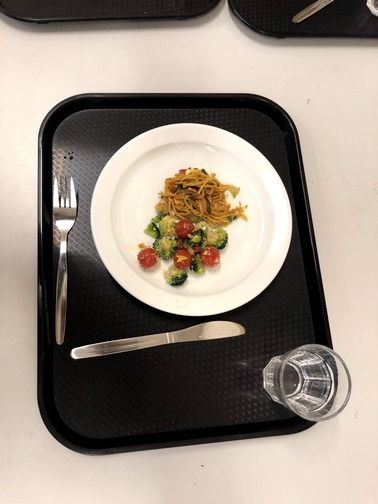
#> input picture training-files504-all/dataset/train/002-11.jpg, 378 x 504 px; its folder holds only this picture in this run
$ python circle-detector.py
#> lines starting #> are read from the running program, lines starting #| are printed output that depends on the picture; after the words box and inside, x2 and y2 are one past the last pixel; in counts of white or black regions, pixels touching at a corner belong together
# import the necessary packages
import numpy as np
import argparse
import math
import os, glob
import cv2


GRID_SIZE=16


def draw_grid(img, cx, cy, cr, grid_size=GRID_SIZE, use_intersect=True):
    start_x = cx - cr
    start_y = cy - cr
    num_boxes = int(2 * cr / GRID_SIZE)
    for i in range(0, num_boxes):
        x1 = start_x + i * grid_size
        x2 = x1 + grid_size
        for j in range(0, num_boxes):
            y1 = start_y + j * grid_size
            y2 = y1 + grid_size
            print("Checking: (%d, %d) --> (%d, %d)" % (x1, y1, x2, y2))
            if not use_intersect or intersect(cx, cy, cr, x1, y1, grid_size, grid_size):
                cv2.rectangle(img, (x1, y1), (x2, y2), (0, 128, 255), 0)


def intersect(cx, cy, cr, rx, ry, rw, rh):
    # return circle_x < rect_x + circle_radius and circle_x + rect_width > rect_x and circle_y < rect_y + circle_radius and rect_height + circle_y > rect_y
    points = [
        (rx, ry),
        (rx + rw, ry),
        (rx, ry + rh),
        (rx + rw, ry + rh)
    ]

    for i, point in enumerate(points):
        if is_point_on_circle(*point, cx, cy, cr):
            # print("point %d on circle (%d, %d)" % (i, point[0], point[1]))
            return True

    return False


def is_point_on_circle(px, py, cx, cy, cr):
    distance = math.sqrt(((cx - px) ** 2) + ((cy - py) ** 2))
    return distance <= cr


def process_image(img_path):
    image = cv2.imread(img_path, cv2.IMREAD_COLOR)
#> image is the input picture: shape (504, 378, 3); mean B, G, R 128.8, 140.3, 151.6
    non_intersect = image.copy()
    intersected = image.copy()
    gray = cv2.cvtColor(image, cv2.COLOR_BGR2GRAY)
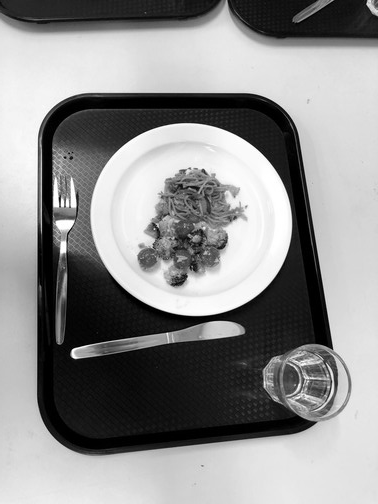
#> gray: shape (504, 378); min 0, max 255, mean 142.4

    # detect circles in the image
    circles = cv2.HoughCircles(gray, cv2.HOUGH_GRADIENT, 1.2, 100, minRadius=100)
#> circles = [[196.2, 203.4, 112]]

    # ensure at least some circles were found
    if circles is not None:
        # convert the (x, y) coordinates and radius of the circles to integers
        circles = np.round(circles[0, :]).astype("int")
#> circles = [[196, 203, 112]]

        # loop over the (x, y) coordinates and radius of the circles
        for (x, y, r) in circles:
            # draw the circle in the output image, then draw a rectangle
            # corresponding to the center of the circle
            cv2.circle(non_intersect, (x, y), r, (0, 255, 0), 4)
            cv2.circle(intersected, (x, y), r, (0, 255, 0), 4)
            cv2.rectangle(non_intersect, (x - 5, y - 5), (x + 5, y + 5), (0, 128, 255), -1)
            draw_grid(non_intersect, x, y, r, use_intersect=False)
            draw_grid(intersected, x, y, r, use_intersect=True)
#> this loop made 1 pass
#> (x, y, r) on pass 1: (196, 203, 112)
#> (printed output is left out)
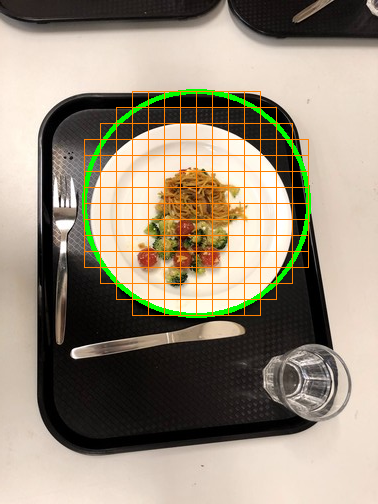
#> intersected: shape (504, 378, 3); 4.59% of pixels changed, all inside (x1, y1, x2, y2) = (82, 89, 311, 318)
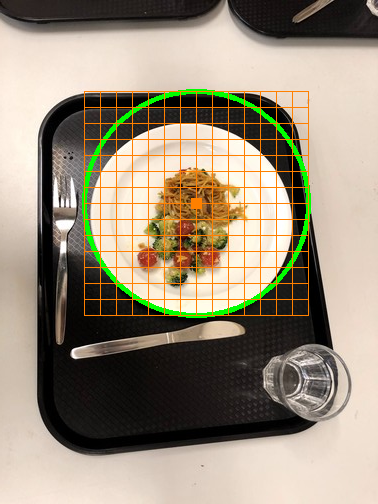
#> non_intersect: shape (504, 378, 3); 5.03% of pixels changed, all inside (x1, y1, x2, y2) = (82, 89, 311, 318)


        # show the output image
        cv2.imshow("output", np.hstack([image, non_intersect, intersected]))
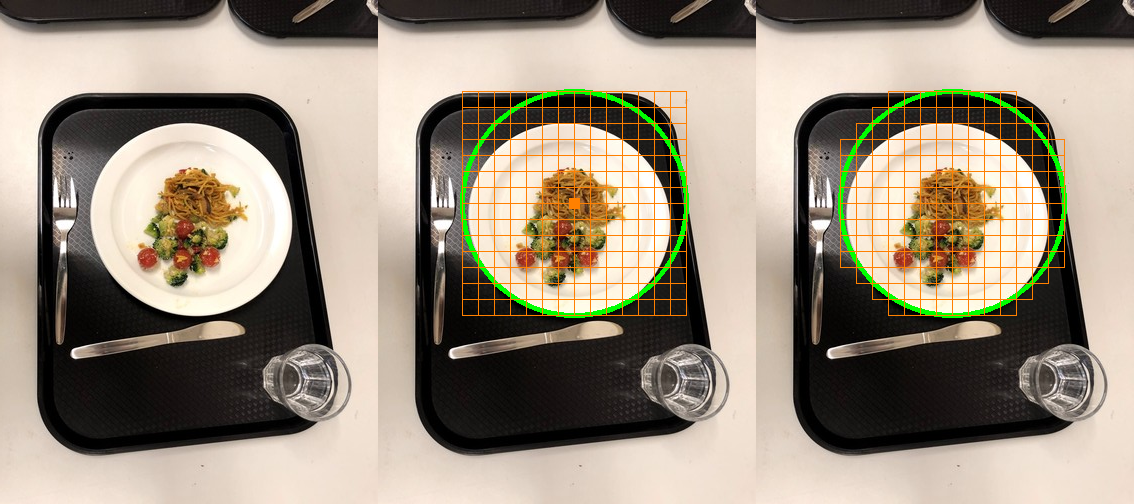
#> window 'output': shape (504, 1134, 3); mean B, G, R 125.4, 141.8, 153
        cv2.waitKey(0)


if __name__ == "__main__":
    dir = "../training-files504-all/dataset/train"
    for file in glob.glob(dir + "/*.jpg"):
        process_image(file)

$ run again, on training-files504-all/dataset/train/004-21.jpg
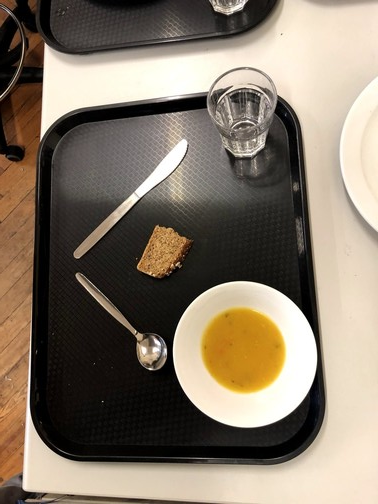
#> input picture training-files504-all/dataset/train/004-21.jpg, 378 x 504 px
#> in process_image, image is the input picture: shape (504, 378, 3); mean B, G, R 105, 120.9, 133.6
#> in process_image, `gray = cv2.cvtColor(image, cv2.COLOR_BGR2GRAY)`:
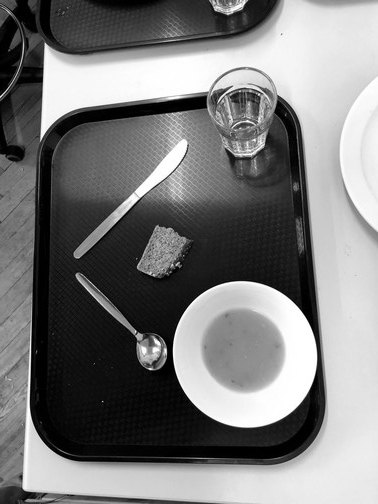
#> gray: shape (504, 378); min 0, max 255, mean 122.9
#> in process_image, `circles = cv2.HoughCircles(gray, cv2.HOUGH_GRADIENT, 1.2, 100, minRadi..`: circles = [[156.6, 210.6, 121.4]]
#> in process_image, `circles = np.round(circles[0, :]).astype("int")`: circles = [[157, 211, 121]]
#> the loop in process_image, `for (x, y, r) in circles:` made 1 pass
#> (x, y, r) on pass 1: (157, 211, 121)
#> (printed output is left out)
#> in process_image, `cv2.imshow("output", np.hstack([image, non_intersect, intersected]))`:
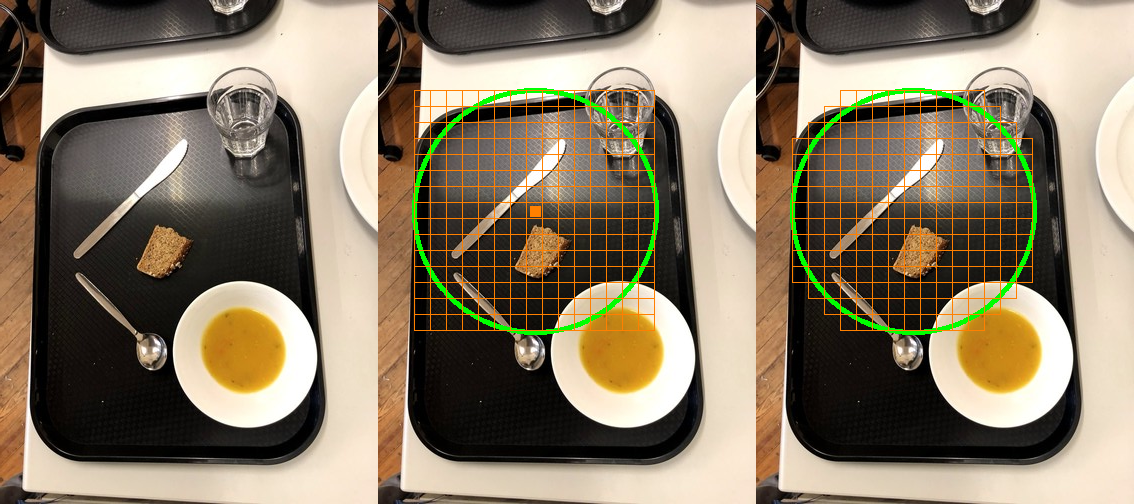
#> window 'output': shape (504, 1134, 3); mean B, G, R 102.2, 123.9, 136.6

$ run again, on training-files504-all/dataset/train/002-12.jpg
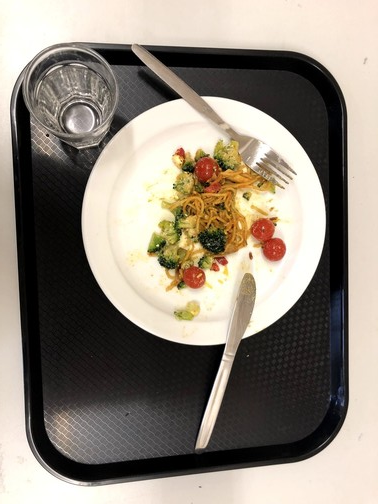
#> input picture training-files504-all/dataset/train/002-12.jpg, 378 x 504 px
#> in process_image, image is the input picture: shape (504, 378, 3); mean B, G, R 123.4, 135.5, 144.6
#> in process_image, `circles = cv2.HoughCircles(gray, cv2.HOUGH_GRADIENT, 1.2, 100, minRadi..`: circles = [[198.6, 220.2, 126.5]]
#> in process_image, `circles = np.round(circles[0, :]).astype("int")`: circles = [[199, 220, 127]]
#> the loop in process_image, `for (x, y, r) in circles:` made 1 pass
#> (x, y, r) on pass 1: (199, 220, 127)
#> (printed output is left out)
#> after the loop in process_image, `for (x, y, r) in circles:`:
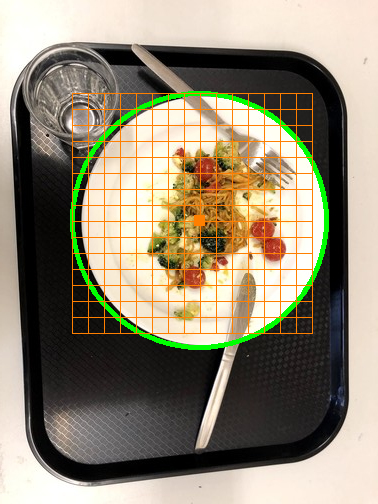
#> non_intersect: shape (504, 378, 3); 5.84% of pixels changed, all inside (x1, y1, x2, y2) = (70, 91, 329, 350)
#> in process_image, `cv2.imshow("output", np.hstack([image, non_intersect, intersected]))`:
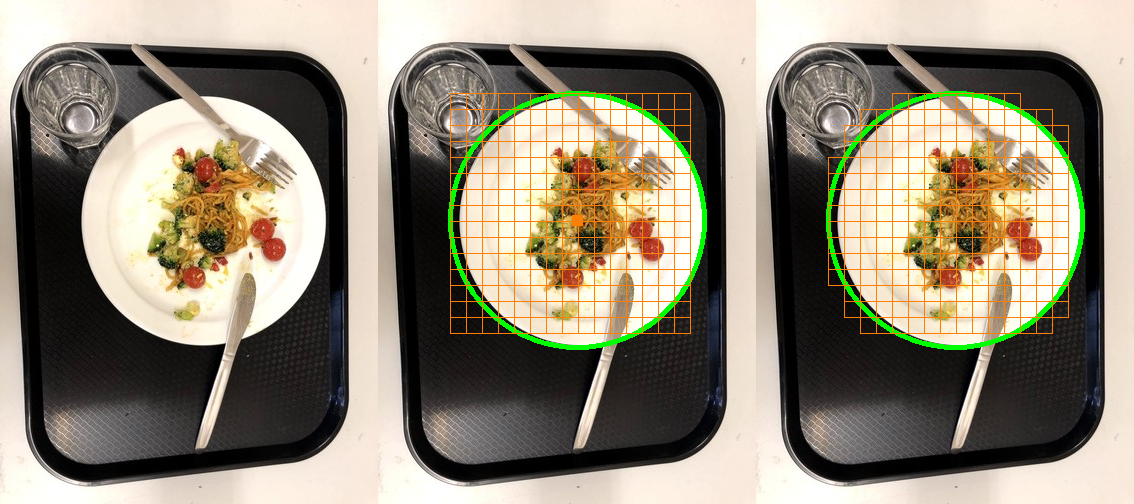
#> window 'output': shape (504, 1134, 3); mean B, G, R 118.9, 136.8, 145.5
